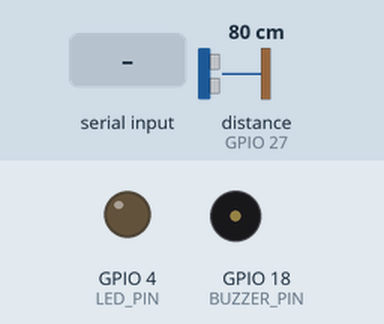
The sketch below on a simulated ESP32. Shown: output pins drawn as LEDs (lit = HIGH), buzzer (waves = sounding, pin HIGH). Wiring (inferred from the names in the program): ultrasonic range finder: trigger GPIO 26; echo GPIO 27. Inputs (shaded band) come from the test bench; at power-on: distance to the obstacle (sensor on GPIO 27) 80 cm. The echo pulse lasts 58.3 µs per cm; pins used as bus, display or sensor lines are not drawn; what the sketch prints to the serial monitor is not drawn.

Above: at 1.2 s.
1.3 s: distance to the obstacle (sensor on GPIO 27) set to 12 cm
2.8 s: distance to the obstacle (sensor on GPIO 27) set to 9 cm
At 4.2 s:
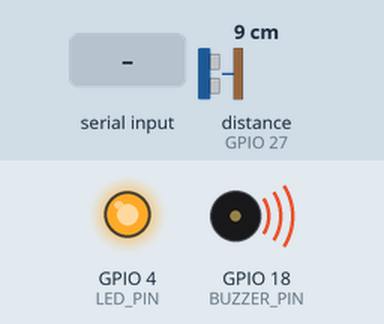
4.5 s: "LED OFF\n" received over Serial
6.0 s: "BUZZER OFF\n" received over Serial
Timing chart, 0 to 9.0 s (numbered marks = the images above; inputs shaded):
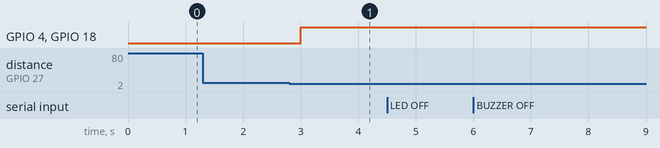

The sketch:

Demo2.ino
```cpp
// Konfigurasi Pin LED dan Buzzer
#define LED_PIN 4        // LED terhubung ke GPIO 4
#define BUZZER_PIN 18     // Buzzer terhubung ke GPIO 18

// Konfigurasi Pin HC-SR04
#define TRIG_PIN 26       // Trigger HC-SR04 ke GPIO 26
#define ECHO_PIN 27       // Echo HC-SR04 ke GPIO 27

// Variabel untuk HC-SR04
long duration;
float distance;

// Variabel untuk timing pengukuran jarak
unsigned long previousMillis = 0;
const long interval = 500;  // Cek jarak setiap 500ms

// Status perangkat
bool ledStatus = false;
bool buzzerStatus = false;
bool autoMode = true;  // Mode otomatis untuk deteksi jarak

void setup() {
  // Inisialisasi Serial Monitor
  Serial.begin(115200);

  // Inisialisasi pin LED dan Buzzer sebagai output
  pinMode(LED_PIN, OUTPUT);
  pinMode(BUZZER_PIN, OUTPUT);

  // Inisialisasi pin HC-SR04
  pinMode(TRIG_PIN, OUTPUT);
  pinMode(ECHO_PIN, INPUT);

  // Matikan semua perangkat di awal
  digitalWrite(LED_PIN, LOW);
  digitalWrite(BUZZER_PIN, LOW);

  Serial.println("=== Sistem Kontrol LED & Buzzer ===");
  Serial.println("Perintah yang tersedia:");
  Serial.println("- LED ON    : Nyalakan LED");
  Serial.println("- LED OFF   : Matikan LED");
  Serial.println("- BUZZER ON : Nyalakan Buzzer");
  Serial.println("- BUZZER OFF: Matikan Buzzer");
  Serial.println("- ON        : Nyalakan semua");
  Serial.println("- OFF       : Matikan semua");
  Serial.println("===================================");
  Serial.println("HC-SR04: Deteksi otomatis aktif!");
  Serial.println("Jarak ≤ 10cm akan menyalakan LED & Buzzer\n");
}

void loop() {
  // Cek perintah dari Serial Monitor
  if (Serial.available() > 0) {
    String command = Serial.readStringUntil('\n');
    command.trim();  // Hapus spasi di awal/akhir
    command.toUpperCase();  // Ubah ke huruf besar

    processCommand(command);
  }

  // Pengukuran jarak secara berkala
  unsigned long currentMillis = millis();
  if (currentMillis - previousMillis >= interval) {
    previousMillis = currentMillis;

    // Ukur jarak
    distance = measureDistance();

    // Cek apakah objek terlalu dekat (≤ 10 cm)
    if (distance > 0 && distance <= 10) {
      // Objek terlalu dekat - Nyalakan LED & Buzzer otomatis
      if (!ledStatus || !buzzerStatus) {
        digitalWrite(LED_PIN, HIGH);
        digitalWrite(BUZZER_PIN, HIGH);
        ledStatus = true;
        buzzerStatus = true;

        Serial.println("\n[PERINGATAN!] Objek terlalu dekat!");
        Serial.print("Jarak: ");
        Serial.print(distance, 1);
        Serial.println(" cm (<10cm)");
        Serial.println("LED & Buzzer: MENYALA OTOMATIS\n");
      }
    } else if (distance > 10 && distance < 400) {
      // Objek aman - Matikan jika dalam mode otomatis
      if (autoMode && (ledStatus || buzzerStatus)) {
        digitalWrite(LED_PIN, LOW);
        digitalWrite(BUZZER_PIN, LOW);
        ledStatus = false;
        buzzerStatus = false;

        Serial.println("\n[AMAN] Objek berjarak lebih dari 10 cm");
        Serial.print("Jarak: ");
        Serial.print(distance, 1);
        Serial.println(" cm");
        Serial.println("LED & Buzzer: MATI OTOMATIS\n");
      }
    }
  }
}

// Fungsi untuk mengukur jarak dengan HC-SR04
float measureDistance() {
  // Kirim pulsa trigger
  digitalWrite(TRIG_PIN, LOW);
  delayMicroseconds(2);
  digitalWrite(TRIG_PIN, HIGH);
  delayMicroseconds(10);
  digitalWrite(TRIG_PIN, LOW);

  // Baca pulsa echo
  duration = pulseIn(ECHO_PIN, HIGH, 30000);  // Timeout 30ms

  // Hitung jarak (cm)
  // Rumus: jarak = (waktu × kecepatan suara) / 2
  // Kecepatan suara = 0.034 cm/μs
  float dist = (duration * 0.034) / 2;

  return dist;
}

// Fungsi untuk memproses perintah dari Serial Monitor
void processCommand(String cmd) {
  Serial.print("Perintah diterima: ");
  Serial.println(cmd);

  if (cmd == "LED ON") {
    digitalWrite(LED_PIN, HIGH);
    ledStatus = true;
    autoMode = false;  // Nonaktifkan mode otomatis
    Serial.println("→ LED: MENYALA");

  } else if (cmd == "LED OFF") {
    digitalWrite(LED_PIN, LOW);
    ledStatus = false;
    autoMode = false;
    Serial.println("→ LED: MATI");

  } else if (cmd == "BUZZER ON") {
    digitalWrite(BUZZER_PIN, HIGH);
    buzzerStatus = true;
    autoMode = false;
    Serial.println("→ BUZZER: MENYALA");

  } else if (cmd == "BUZZER OFF") {
    digitalWrite(BUZZER_PIN, LOW);
    buzzerStatus = false;
    autoMode = false;
    Serial.println("→ BUZZER: MATI");

  } else if (cmd == "ON") {
    digitalWrite(LED_PIN, HIGH);
    digitalWrite(BUZZER_PIN, HIGH);
    ledStatus = true;
    buzzerStatus = true;
    autoMode = false;
    Serial.println("→ SEMUA PERANGKAT: MENYALA");

  } else if (cmd == "OFF") {
    digitalWrite(LED_PIN, LOW);
    digitalWrite(BUZZER_PIN, LOW);
    ledStatus = false;
    buzzerStatus = false;
    autoMode = true;  // Aktifkan kembali mode otomatis
    Serial.println("→ SEMUA PERANGKAT: MATI");
    Serial.println("→ Mode otomatis HC-SR04: AKTIF");

  } else {
    Serial.println("→ Perintah tidak dikenal!");
    Serial.println("   Gunakan: LED ON/OFF, BUZZER ON/OFF, ON, OFF");
  }

  Serial.println();
}
```

Measured:
- the behaviour switches between 11 and 10 cm on distance to the obstacle (sensor on GPIO 27) (found by bisection; images 0 and 1)
- after the input at 1.3 s, every drawn part: stays the same
- after the input at 2.8 s, GPIO 4 (LED_PIN), GPIO 18 (BUZZER_PIN): LOW → HIGH after 0.20 s
